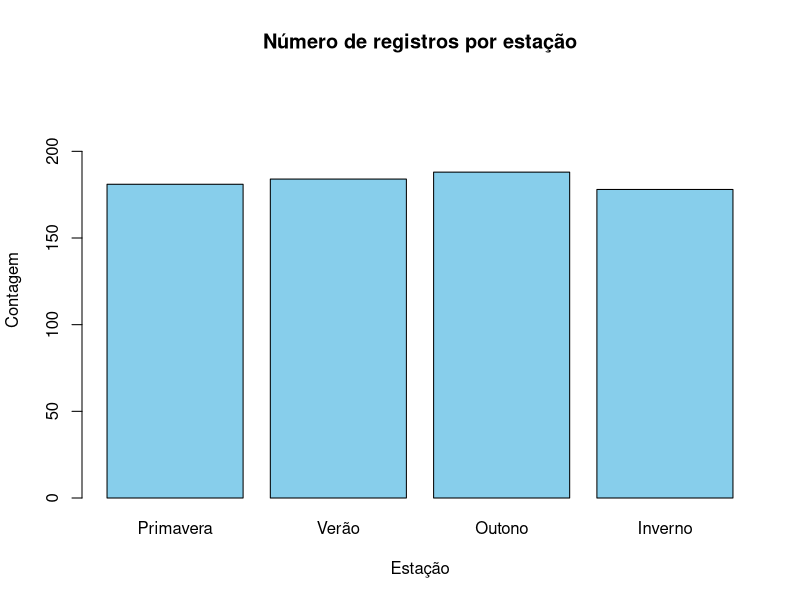
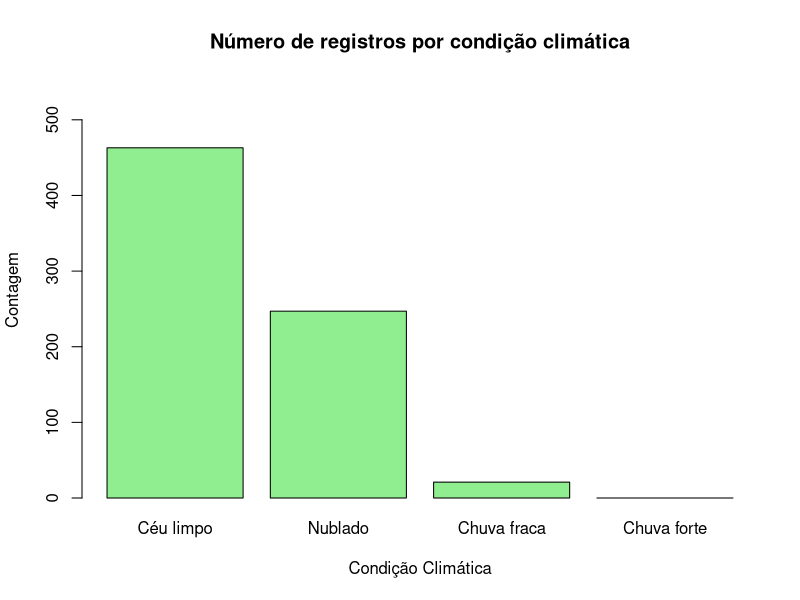
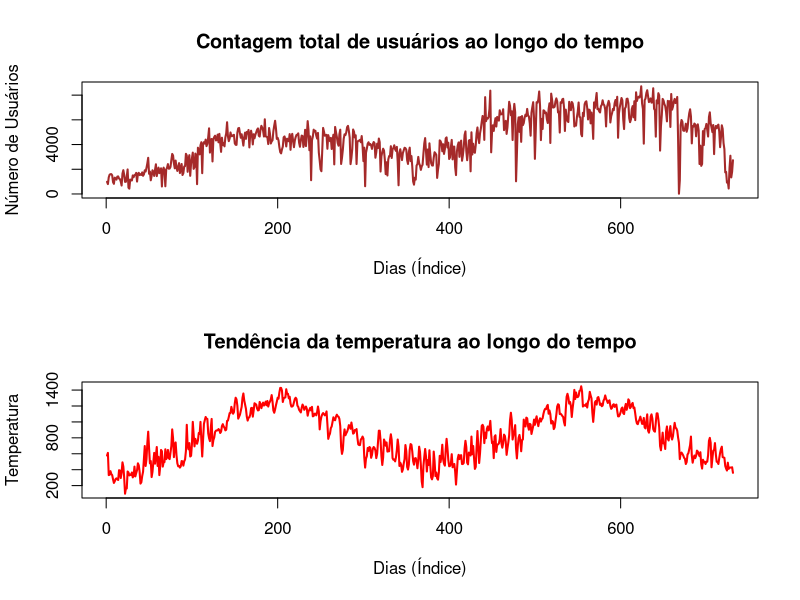

These charts were generated, in order, by the following R code:
# File read
setwd("C:\\Users\\savli\\Documents\\GitHub\\Homework_01");
dataBikes <- read.csv("HW1_bike_sharing.csv", header = TRUE);

# ---- Item 1 ----#
#função para obter o número de linhas (=número de observações)
observationNumber <- nrow(dataBikes);
#função para obter o 1º elemento do vetor com os dias das observações
startDate <- dataBikes$dteday[1];
#função para obter o último elemento do vetor com os dias das observações
endDate <- dataBikes$dteday[observationNumber];

#Display das informações obtidas
cat("Número de observações:")
print(observationNumber)

cat("Data de início da amostra:")
print(startDate)

cat("Data de fim da amostra:") 
print(endDate)

# ---- Item 2 ----#

#função para obter a média -> mean
#função para obter a mediana -> median
#função para obter os quartis -> quantile

#TEMPERATURA
tempMean <- mean(dataBikes$temp);
tempMedian <- median(dataBikes$temp);
tempQuantile <- quantile(dataBikes$temp,
                         probs = c(0.25, 0.5, 0.75))
#USUÁRIOS CASUAIS
casualMean <- mean(dataBikes$casual);
casualMedian <- median(dataBikes$casual);
casualQuantile <- quantile(dataBikes$casual,
                           probs = c(0.25, 0.5, 0.75));
#USUÁRIOS REGISTRADOS
registeredMean <- mean(dataBikes$registered);
registeredMedian <- median(dataBikes$registered);
registeredQuantile <- quantile(dataBikes$registered,
                               probs = c(0.25, 0.5, 0.75));

# Tabela com os dados
centralTendTable <- data.frame(
  Variáveis = c("Temperatura", "Usuários casuais", "Usuários registrados"),
  Média = c(tempMean, casualMean, registeredMean),
  Mediana_Q2 = c(tempMedian, casualMedian, registeredMedian),
  Q1 = c(tempQuantile[1], casualQuantile[1], registeredQuantile[1]),
  Q3 = c(tempQuantile[3], casualQuantile[3], registeredQuantile[3])
)
cat("Medidas de tendência central e quartios calculadas por funções do R:\n") 
print(centralTendTable)


# Função para calcular quartis usando o método convencional
calcular_quartis_convencional <- function(x) {
  # Ordenar os dados
  x_ordenado <- sort(x)
  n <- length(x_ordenado)
  
  # Função para calcular posição do quartil
  calcular_posicao <- function(percentil, n) {
    pos <- percentil * (n + 1)
    return(pos)
  }
  
  # Calcular posições
  pos_q1 <- calcular_posicao(0.25, n)
  pos_q2 <- calcular_posicao(0.50, n)
  pos_q3 <- calcular_posicao(0.75, n)
  
  # Função para obter valor baseado na posição
  obter_valor <- function(pos, dados) {
    if (pos == floor(pos)) {
      # Posição inteira
      return(dados[pos])
    } else {
      # Posição não inteira
      pos_inf <- floor(pos)
      pos_sup <- ceiling(pos)
      frac <- pos - pos_inf
      valor <- (1 - frac) * dados[pos_inf] + frac * dados[pos_sup]
      return(valor)
    }
  }
  
  # Calcular quartis
  q1 <- obter_valor(pos_q1, x_ordenado)
  q2 <- obter_valor(pos_q2, x_ordenado)
  q3 <- obter_valor(pos_q3, x_ordenado)
  
  # Retornar resultados
  resultados <- c(Q1 = q1, Q2 = q2, Q3 = q3)
  return(resultados)
}
quartio1 <- calcular_quartis_convencional(dataBikes$temp)
quartio2 <- calcular_quartis_convencional(dataBikes$casual)
quartio3 <- calcular_quartis_convencional(dataBikes$registered)

#tabela com os valores resultantes
tabela_quartis_convencional <- data.frame(
  Variáveis = c("Temperatura", "Usuários casuais", "Usuários registrados"),
  Média = c(mean(dataBikes$temp), mean(dataBikes$casual), mean(dataBikes$registered)),
  Mediana_Q2 = c(quartio1["Q2"], quartio2["Q2"], quartio3["Q2"]),
  Q1 = c(quartio1["Q1"], quartio2["Q1"], quartio3["Q1"]),
  Q3 = c(quartio1["Q3"], quartio2["Q3"], quartio3["Q3"])
)
cat("Medidas de tendência central e quartios calculadas convencionalmente:")
tabela_quartis_convencional

# ---- Item 3 ----#
# Substituição dos números pelos seus nomes de representação
dataBikes$season <- factor(dataBikes$season,
                           levels = c(1, 2, 3, 4),
                           labels = c("Primavera", "Verão",
                                      "Outono", "Inverno")); 
dataBikes$weathersit <- factor(dataBikes$weathersit,
                               levels = c(1, 2, 3, 4),
                               labels = c("Céu limpo", "Nublado",
                                          "Chuva fraca", "Chuva forte"));
# Mostra a frequência de cada estação
freqSeason <- table(dataBikes$season); 
cat("Frequência de usuários em cada estção do ano:")
freqSeason
# Mostra a frequência de cada condição climática
freqWeathersit <- table(dataBikes$weathersit);
cat("Frequência de usuários em cada condição climática:")
freqWeathersit

# Retorna a estação mais frequente
maxSeason <- names(freqSeason)[which.max(freqSeason)];
cat("Estação do ano com maior número de usuários:")
maxSeason
# Retorna a condição climática mais frequente
maxWeathersit <- names(freqWeathersit)[which.max(freqWeathersit)];
cat("Condição climática mais favorável para o uso do sistema, ou seja, na qual há o maior número de usuários:")
maxWeathersit

#gráfico de barras- Estações
barplot(freqSeason,
        col = "skyblue", #cor
        main = "Número de registros por estação", #título
        ylab = "Contagem", #eixo y                    
        xlab = "Estação", #eixo x                    
        ylim = c(0, 240) #amplitude eixo y
)

#gráfico de barras - Condições Climáticas  
barplot(freqWeathersit,
        col = "lightgreen",#cor
        main = "Número de registros por condição climática", #título
        ylab = "Contagem", #eixo y                       
        xlab = "Condição Climática", #eixo x                       
        ylim = c(0,550) #amplitude eixo y
)


# ---- Item 4 ----#
# Calcula o número total de usuários por dia
dataBikes$totalUsers <- dataBikes$casual + dataBikes$registered;
# Converte a temperatura normalizada para seu valor real
dataBikes$tempReal <- dataBikes$temp * 41;

par(mfrow = c(2,1))
#Gráfico de usuários
plot(dataBikes$X, dataBikes$totalUsers, type = "l",
     col = "brown", lwd = 2,
     main = "Contagem total de usuários ao longo do tempo", 
     xlab = "Dias (Índice)", ylab = "Número de Usuários" 
)
#Gráfico de temperatura
plot(dataBikes$X, dataBikes$tempReal, type = "l",
     col = "red", lwd = 2,
     main = "Tendência da temperatura ao longo do tempo", 
     xlab = "Dias (Índice)", ylab = "Temperatura"
)